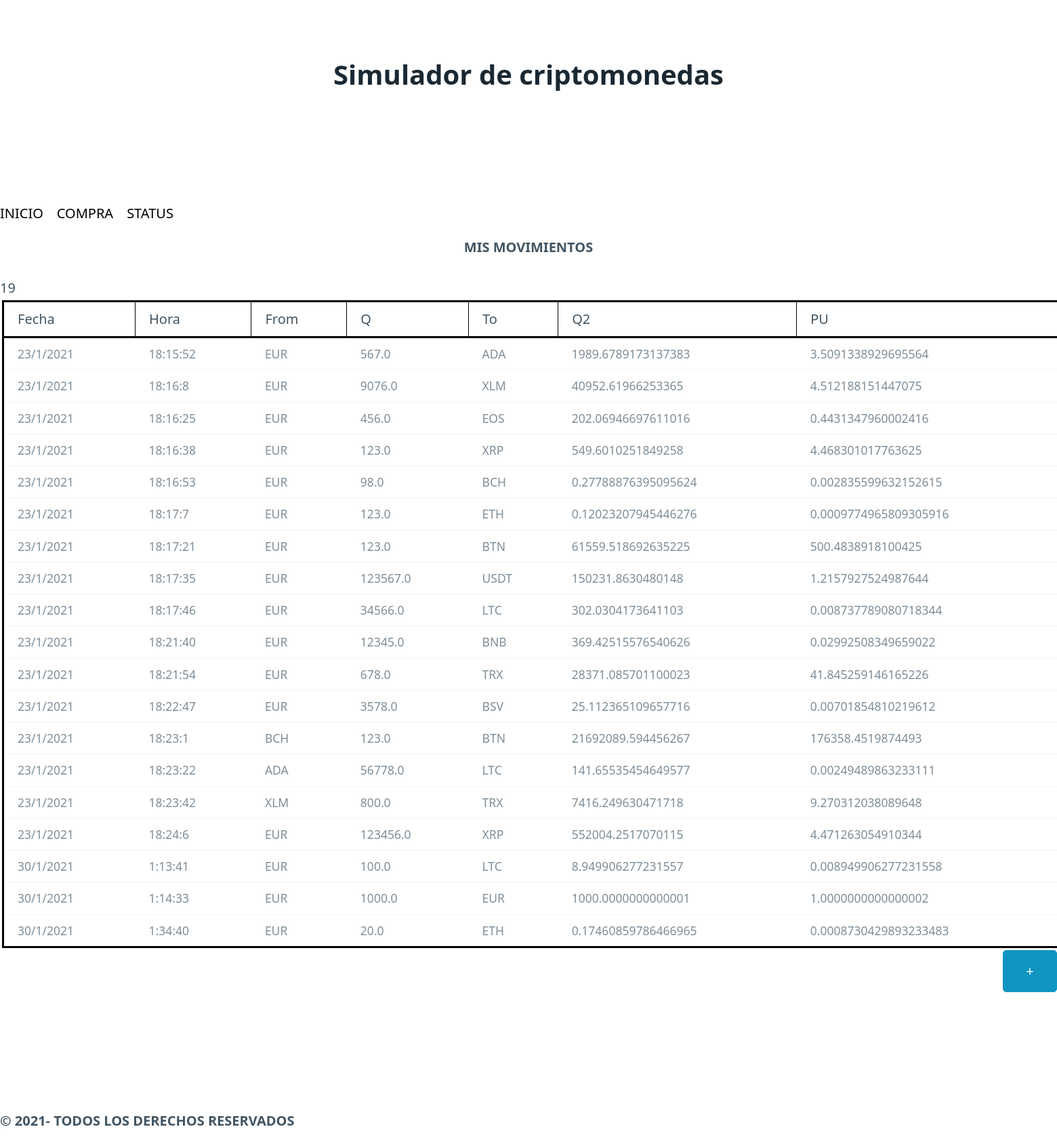
Before: / with the older database file.
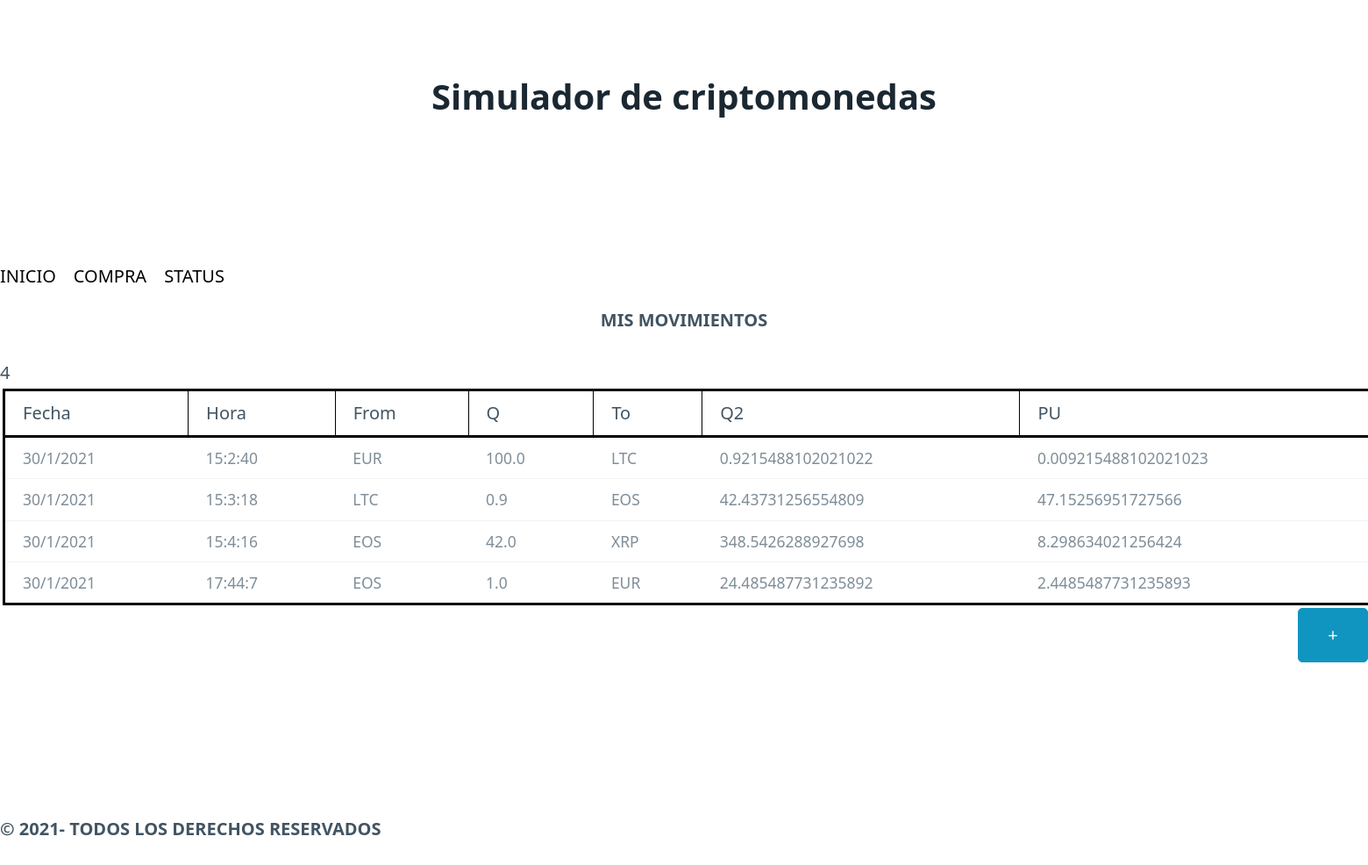
After: the same page with the newer database file.
### tables this page shows
CREATE TABLE "movimientos" (
	"id"	INTEGER,
	"date"	TEXT NOT NULL,
	"time"	TEXT NOT NULL,
	"from_currency"	TEXT NOT NULL,
	"from_quantity"	REAL NOT NULL,
	"to_currency"	TEXT NOT NULL,
	"to_quantity"	REAL NOT NULL,
	"PU"	REAL NOT NULL,
	PRIMARY KEY("id" AUTOINCREMENT)
);

### movements/views.py (the view)
@app.route("/")
def listaIngresos():
    form= MovementForm()
    conn= sqlite3.connect("movements/data/basededatos.db")
    c= conn.cursor()
    c.execute("SELECT date, time , from_currency, from_quantity, to_currency, to_quantity, PU FROM movimientos;") or []
    ingresos= c.fetchall()
    conn.close()
    '''# llamo a mi fichero csv
    fIngresos= open("movements/data/basededatos.csv ", "r")
    # leo linea a linea mi fichero
    csvReader= csv.reader(fIngresos, delimiter="," , quotechar='"')
    ingresos= list(csvReader) '''
    return render_template("movements.html", datos=ingresos , form=form)

### movements/templates/movements.html (shortened to what this page needs)
{% extends "inicio.html" %}
{% block contenido %}
<nav class="opciones123">
    <ul>
        <li><a class="milista" href="/" aria-disabled="true"> INICIO </a></li>
        <li><a  class="milista" href="compra.html">COMPRA</a></li>
        <li><a class="milista" href="status.html">STATUS</a></li>
    </ul>
</nav>
<p class="tituloinicio">MIS MOVIMIENTOS</p>
{{datos|length}}
{% if datos|length > 0 %}
<table class="tabla">
        <tr class="tabla2">
            <th class="opcion">Fecha</th>
            <th class="opcion">Hora</th>
            <th class="opcion">From</th>
            <th class="opcion">Q</th>
            <th class="opcion">To</th>
            <th class="opcion">Q2</th>
            <th class="opcion">PU</th>
        </tr>
    {% for registro in datos %}
        <tr>
        <td> {{ registro [0] }}</td>
        <td>{{ registro[1] }}</td>
        <td>{{ registro[2] }}</td>
        <td>{{ registro[3] }}</td>
        <td>{{ registro[4] }}</td>
        <td>{{ registro[5] }}</td>
        <td>{{ registro[6] }}</td>
        </tr>
    {% endfor %}
    {% else %}
    <p>NO HAY MOVIMIENTOS</p>
        {% endif %}
    </table>
    <button onclick="location.href='compra.html'"  class="boton"  type="button" class="btn btn-secondary btn-lg align-items-end"> + </button>
{% endblock %}

### movements/templates/inicio.html (shortened to what this page needs)
<!DOCTYPE html>
<html lang="en">
    <head>
        <link rel="stylesheet" href="{{ url_for('static', filename='css/pico.css') }}">
        <link rel="stylesheet" href="{{ url_for('static', filename='css/style.css') }}">
        <body class="imagen-fondo2">
            <header class="simulador">
                <h1>Simulador de criptomonedas</h1>
            </header>
        <head>
    </head>
        <section>
            {% block contenido %} {% endblock %}
        </section>
        <footer class="derechos">
            &copy; 2021- TODOS LOS DERECHOS RESERVADOS
        </footer>
    </body>
</html>

### movements/static/css/style.css (style rules this page uses)
.derechos { opacity: 100%; font-weight: bold; }
.imagen-fondo2 { background-image: url("https://fondosmil.com/fondo/16641.jpg"); background-size: cover; }
.boton { width: 80px; float:right }
.tituloinicio { text-align: center; font-weight: bold; }
.opciones123 { width: 200%; margin: auto; overflow:hidden; }
.tabla { border: 2px; border-color: black; }
.simulador { text-align: center; }
.derechos { opacity: 100%; }
.milista { float: right; padding: 0; margin: 0; color: black; }
.tabla { border-collapse: collapse; margin: 3px; padding: 2px; border: black 3px solid; }
.tabla2 { border: black 3px solid; }
.opcion { border: black 1px solid; }

Changed rows visible on the page:
removed movimientos: date "23/1/2021", time "18:15:52", from_currency "EUR", from_quantity "567.0", to_currency "ADA", to_quantity "1989.6789173137383", PU "3.5091338929695564"
removed movimientos: date "23/1/2021", time "18:16:8", from_currency "EUR", from_quantity "9076.0", to_currency "XLM", to_quantity "40952.61966253365", PU "4.512188151447075"
removed movimientos: date "23/1/2021", time "18:16:25", from_currency "EUR", from_quantity "456.0", to_currency "EOS", to_quantity "202.06946697611016", PU "0.4431347960002416"
removed movimientos: date "23/1/2021", time "18:16:38", from_currency "EUR", from_quantity "123.0", to_currency "XRP", to_quantity "549.6010251849258", PU "4.468301017763625"
removed movimientos: date "23/1/2021", time "18:16:53", from_currency "EUR", from_quantity "98.0", to_currency "BCH", to_quantity "0.27788876395095624", PU "0.002835599632152615"
removed movimientos: date "23/1/2021", time "18:17:7", from_currency "EUR", from_quantity "123.0", to_currency "ETH", to_quantity "0.12023207945446276", PU "0.0009774965809305916"
removed movimientos: date "23/1/2021", time "18:17:21", from_currency "EUR", from_quantity "123.0", to_currency "BTN", to_quantity "61559.518692635225", PU "500.4838918100425"
removed movimientos: date "23/1/2021", time "18:17:35", from_currency "EUR", from_quantity "123567.0", to_currency "USDT", to_quantity "150231.8630480148", PU "1.2157927524987644"
removed movimientos: date "23/1/2021", time "18:17:46", from_currency "EUR", from_quantity "34566.0", to_currency "LTC", to_quantity "302.0304173641103", PU "0.008737789080718344"
removed movimientos: date "23/1/2021", time "18:21:40", from_currency "EUR", from_quantity "12345.0", to_currency "BNB", to_quantity "369.42515576540626", PU "0.02992508349659022"
removed movimientos: date "23/1/2021", time "18:21:54", from_currency "EUR", from_quantity "678.0", to_currency "TRX", to_quantity "28371.085701100023", PU "41.845259146165226"
removed movimientos: date "23/1/2021", time "18:22:47", from_currency "EUR", from_quantity "3578.0", to_currency "BSV", to_quantity "25.112365109657716", PU "0.00701854810219612"
removed movimientos: date "23/1/2021", time "18:23:1", from_currency "BCH", from_quantity "123.0", to_currency "BTN", to_quantity "21692089.594456267", PU "176358.4519874493"
removed movimientos: date "23/1/2021", time "18:23:22", from_currency "ADA", from_quantity "56778.0", to_currency "LTC", to_quantity "141.65535454649577", PU "0.00249489863233111"
removed movimientos: date "23/1/2021", time "18:23:42", from_currency "XLM", from_quantity "800.0", to_currency "TRX", to_quantity "7416.249630471718", PU "9.270312038089648"
removed movimientos: date "23/1/2021", time "18:24:6", from_currency "EUR", from_quantity "123456.0", to_currency "XRP", to_quantity "552004.2517070115", PU "4.471263054910344"
removed movimientos: date "30/1/2021", time "1:13:41", from_currency "EUR", from_quantity "100.0", to_currency "LTC", to_quantity "8.949906277231557", PU "0.008949906277231558"
removed movimientos: date "30/1/2021", time "1:14:33", from_currency "EUR", from_quantity "1000.0", to_currency "EUR", to_quantity "1000.0000000000001", PU "1.0000000000000002"
removed movimientos: date "30/1/2021", time "1:34:40", from_currency "EUR", from_quantity "20.0", to_currency "ETH", to_quantity "0.17460859786466965", PU "0.0008730429893233483"
added movimientos: date "30/1/2021", time "15:2:40", from_currency "EUR", from_quantity "100.0", to_currency "LTC", to_quantity "0.9215488102021022", PU "0.009215488102021023"
added movimientos: date "30/1/2021", time "15:3:18", from_currency "LTC", from_quantity "0.9", to_currency "EOS", to_quantity "42.43731256554809", PU "47.15256951727566"
added movimientos: date "30/1/2021", time "15:4:16", from_currency "EOS", from_quantity "42.0", to_currency "XRP", to_quantity "348.5426288927698", PU "8.298634021256424"
added movimientos: date "30/1/2021", time "17:44:7", from_currency "EOS", from_quantity "1.0", to_currency "EUR", to_quantity "24.485487731235892", PU "2.4485487731235893"
Other visible differences:
{{ datos|length }}: "19" → "4"
